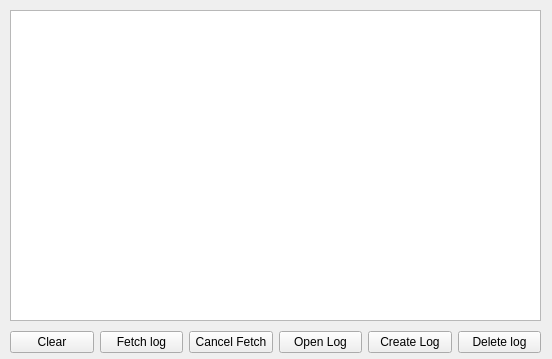
<?xml version="1.0" encoding="UTF-8"?>
<ui version="4.0">
 <class>keylogger</class>
 <widget class="QWidget" name="keylogger">
  <property name="geometry">
   <rect>
    <x>0</x>
    <y>0</y>
    <width>552</width>
    <height>359</height>
   </rect>
  </property>
  <property name="windowTitle">
   <string>Form</string>
  </property>
  <widget class="QTextBrowser" name="textBrowser">
   <property name="geometry">
    <rect>
     <x>10</x>
     <y>10</y>
     <width>531</width>
     <height>311</height>
    </rect>
   </property>
   <property name="textInteractionFlags">
    <set>Qt::NoTextInteraction</set>
   </property>
  </widget>
  <widget class="QWidget" name="layoutWidget">
   <property name="geometry">
    <rect>
     <x>10</x>
     <y>330</y>
     <width>531</width>
     <height>25</height>
    </rect>
   </property>
   <layout class="QHBoxLayout" name="horizontalLayout">
    <item>
     <widget class="QPushButton" name="pushButton_6">
      <property name="text">
       <string>Clear</string>
      </property>
     </widget>
    </item>
    <item>
     <widget class="QPushButton" name="pushButton">
      <property name="text">
       <string>Fetch log</string>
      </property>
     </widget>
    </item>
    <item>
     <widget class="QPushButton" name="pushButton_3">
      <property name="text">
       <string>Cancel Fetch</string>
      </property>
     </widget>
    </item>
    <item>
     <widget class="QPushButton" name="pushButton_5">
      <property name="text">
       <string>Open Log</string>
      </property>
     </widget>
    </item>
    <item>
     <widget class="QPushButton" name="pushButton_4">
      <property name="text">
       <string>Create Log</string>
      </property>
     </widget>
    </item>
    <item>
     <widget class="QPushButton" name="pushButton_2">
      <property name="text">
       <string>Delete log</string>
      </property>
     </widget>
    </item>
   </layout>
  </widget>
 </widget>
 <resources/>
 <connections/>
</ui>
